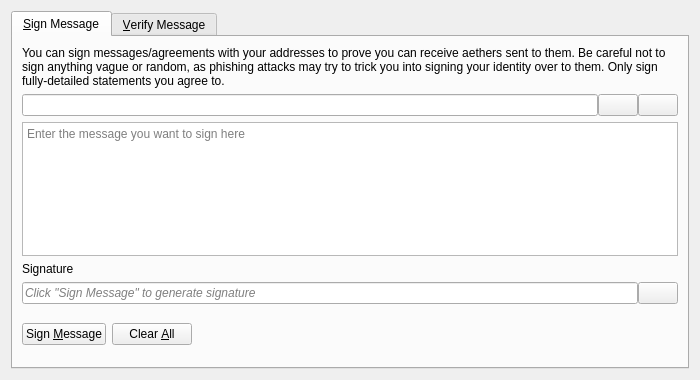
<?xml version="1.0" encoding="UTF-8"?>
<ui version="4.0">
 <class>SignVerifyMessageDialog</class>
 <widget class="QDialog" name="SignVerifyMessageDialog">
  <property name="geometry">
   <rect>
    <x>0</x>
    <y>0</y>
    <width>700</width>
    <height>380</height>
   </rect>
  </property>
  <property name="windowTitle">
   <string>Signatures - Sign / Verify a Message</string>
  </property>
  <property name="modal">
   <bool>true</bool>
  </property>
  <layout class="QVBoxLayout" name="verticalLayout">
   <item>
    <widget class="QTabWidget" name="tabWidget">
     <property name="currentIndex">
      <number>0</number>
     </property>
     <widget class="QWidget" name="tabSignMessage">
      <attribute name="title">
       <string>&amp;Sign Message</string>
      </attribute>
      <layout class="QVBoxLayout" name="verticalLayout_SM">
       <item>
        <widget class="QLabel" name="infoLabel_SM">
         <property name="text">
          <string>You can sign messages/agreements with your addresses to prove you can receive aethers sent to them. Be careful not to sign anything vague or random, as phishing attacks may try to trick you into signing your identity over to them. Only sign fully-detailed statements you agree to.</string>
         </property>
         <property name="textFormat">
          <enum>Qt::PlainText</enum>
         </property>
         <property name="wordWrap">
          <bool>true</bool>
         </property>
        </widget>
       </item>
       <item>
        <layout class="QHBoxLayout" name="horizontalLayout_1_SM">
         <property name="spacing">
          <number>0</number>
         </property>
         <item>
          <widget class="QValidatedLineEdit" name="addressIn_SM">
           <property name="toolTip">
            <string>The Aether address to sign the message with</string>
           </property>
          </widget>
         </item>
         <item>
          <widget class="QPushButton" name="addressBookButton_SM">
           <property name="toolTip">
            <string>Choose previously used address</string>
           </property>
           <property name="text">
            <string/>
           </property>
           <property name="icon">
            <iconset resource="../aether.qrc">
             <normaloff>:/icons/address-book</normaloff>:/icons/address-book</iconset>
           </property>
           <property name="shortcut">
            <string>Alt+A</string>
           </property>
           <property name="autoDefault">
            <bool>false</bool>
           </property>
          </widget>
         </item>
         <item>
          <widget class="QPushButton" name="pasteButton_SM">
           <property name="toolTip">
            <string>Paste address from clipboard</string>
           </property>
           <property name="text">
            <string/>
           </property>
           <property name="icon">
            <iconset resource="../aether.qrc">
             <normaloff>:/icons/editpaste</normaloff>:/icons/editpaste</iconset>
           </property>
           <property name="shortcut">
            <string>Alt+P</string>
           </property>
           <property name="autoDefault">
            <bool>false</bool>
           </property>
          </widget>
         </item>
        </layout>
       </item>
       <item>
        <widget class="QPlainTextEdit" name="messageIn_SM">
         <property name="toolTip">
          <string>Enter the message you want to sign here</string>
         </property>
         <property name="placeholderText">
          <string>Enter the message you want to sign here</string>
         </property>
        </widget>
       </item>
       <item>
        <widget class="QLabel" name="signatureLabel_SM">
         <property name="text">
          <string>Signature</string>
         </property>
         <property name="textFormat">
          <enum>Qt::PlainText</enum>
         </property>
        </widget>
       </item>
       <item>
        <layout class="QHBoxLayout" name="horizontalLayout_2_SM">
         <property name="spacing">
          <number>0</number>
         </property>
         <item>
          <widget class="QLineEdit" name="signatureOut_SM">
           <property name="placeholderText">
            <string>Click "Sign Message" to generate signature</string>
           </property>
           <property name="font">
            <font>
             <italic>true</italic>
            </font>
           </property>
           <property name="readOnly">
            <bool>true</bool>
           </property>
          </widget>
         </item>
         <item>
          <widget class="QPushButton" name="copySignatureButton_SM">
           <property name="toolTip">
            <string>Copy the current signature to the system clipboard</string>
           </property>
           <property name="text">
            <string/>
           </property>
           <property name="icon">
            <iconset resource="../aether.qrc">
             <normaloff>:/icons/editcopy</normaloff>:/icons/editcopy</iconset>
           </property>
           <property name="autoDefault">
            <bool>false</bool>
           </property>
          </widget>
         </item>
        </layout>
       </item>
       <item>
        <layout class="QHBoxLayout" name="horizontalLayout_3_SM">
         <item>
          <widget class="QPushButton" name="signMessageButton_SM">
           <property name="toolTip">
            <string>Sign the message to prove you own this Aether address</string>
           </property>
           <property name="text">
            <string>Sign &amp;Message</string>
           </property>
           <property name="icon">
            <iconset resource="../aether.qrc">
             <normaloff>:/icons/edit</normaloff>:/icons/edit</iconset>
           </property>
           <property name="autoDefault">
            <bool>false</bool>
           </property>
          </widget>
         </item>
         <item>
          <widget class="QPushButton" name="clearButton_SM">
           <property name="toolTip">
            <string>Reset all sign message fields</string>
           </property>
           <property name="text">
            <string>Clear &amp;All</string>
           </property>
           <property name="icon">
            <iconset resource="../aether.qrc">
             <normaloff>:/icons/remove</normaloff>:/icons/remove</iconset>
           </property>
           <property name="autoDefault">
            <bool>false</bool>
           </property>
          </widget>
         </item>
         <item>
          <spacer name="horizontalSpacer_1_SM">
           <property name="orientation">
            <enum>Qt::Horizontal</enum>
           </property>
           <property name="sizeHint" stdset="0">
            <size>
             <width>40</width>
             <height>48</height>
            </size>
           </property>
          </spacer>
         </item>
         <item>
          <widget class="QLabel" name="statusLabel_SM">
           <property name="font">
            <font>
             <weight>75</weight>
             <bold>true</bold>
            </font>
           </property>
           <property name="text">
            <string/>
           </property>
           <property name="wordWrap">
            <bool>true</bool>
           </property>
          </widget>
         </item>
         <item>
          <spacer name="horizontalSpacer_2_SM">
           <property name="orientation">
            <enum>Qt::Horizontal</enum>
           </property>
           <property name="sizeHint" stdset="0">
            <size>
             <width>40</width>
             <height>48</height>
            </size>
           </property>
          </spacer>
         </item>
        </layout>
       </item>
      </layout>
     </widget>
     <widget class="QWidget" name="tabVerifyMessage">
      <attribute name="title">
       <string>&amp;Verify Message</string>
      </attribute>
      <layout class="QVBoxLayout" name="verticalLayout_VM">
       <item>
        <widget class="QLabel" name="infoLabel_VM">
         <property name="text">
          <string>Enter the receiver's address, message (ensure you copy line breaks, spaces, tabs, etc. exactly) and signature below to verify the message. Be careful not to read more into the signature than what is in the signed message itself, to avoid being tricked by a man-in-the-middle attack. Note that this only proves the signing party receives with the address, it cannot prove sendership of any transaction!</string>
         </property>
         <property name="textFormat">
          <enum>Qt::PlainText</enum>
         </property>
         <property name="alignment">
          <set>Qt::AlignLeading|Qt::AlignLeft|Qt::AlignTop</set>
         </property>
         <property name="wordWrap">
          <bool>true</bool>
         </property>
        </widget>
       </item>
       <item>
        <layout class="QHBoxLayout" name="horizontalLayout_1_VM">
         <property name="spacing">
          <number>0</number>
         </property>
         <item>
          <widget class="QValidatedLineEdit" name="addressIn_VM">
           <property name="toolTip">
            <string>The Aether address the message was signed with</string>
           </property>
          </widget>
         </item>
         <item>
          <widget class="QPushButton" name="addressBookButton_VM">
           <property name="toolTip">
            <string>Choose previously used address</string>
           </property>
           <property name="text">
            <string/>
           </property>
           <property name="icon">
            <iconset resource="../aether.qrc">
             <normaloff>:/icons/address-book</normaloff>:/icons/address-book</iconset>
           </property>
           <property name="shortcut">
            <string>Alt+A</string>
           </property>
           <property name="autoDefault">
            <bool>false</bool>
           </property>
          </widget>
         </item>
        </layout>
       </item>
       <item>
        <widget class="QPlainTextEdit" name="messageIn_VM">
          <property name="toolTip">
            <string>The signed message to verify</string>
          </property>
          <property name="placeholderText">
            <string>The signed message to verify</string>
          </property>
        </widget>
       </item>
       <item>
        <widget class="QValidatedLineEdit" name="signatureIn_VM">
          <property name="toolTip">
            <string>The signature given when the message was signed</string>
          </property>
          <property name="placeholderText">
            <string>The signature given when the message was signed</string>
          </property>
        </widget>
       </item>
       <item>
        <layout class="QHBoxLayout" name="horizontalLayout_2_VM">
         <item>
          <widget class="QPushButton" name="verifyMessageButton_VM">
           <property name="toolTip">
            <string>Verify the message to ensure it was signed with the specified Aether address</string>
           </property>
           <property name="text">
            <string>Verify &amp;Message</string>
           </property>
           <property name="icon">
            <iconset resource="../aether.qrc">
             <normaloff>:/icons/transaction_0</normaloff>:/icons/transaction_0</iconset>
           </property>
           <property name="autoDefault">
            <bool>false</bool>
           </property>
          </widget>
         </item>
         <item>
          <widget class="QPushButton" name="clearButton_VM">
           <property name="toolTip">
            <string>Reset all verify message fields</string>
           </property>
           <property name="text">
            <string>Clear &amp;All</string>
           </property>
           <property name="icon">
            <iconset resource="../aether.qrc">
             <normaloff>:/icons/remove</normaloff>:/icons/remove</iconset>
           </property>
           <property name="autoDefault">
            <bool>false</bool>
           </property>
          </widget>
         </item>
         <item>
          <spacer name="horizontalSpacer_1_VM">
           <property name="orientation">
            <enum>Qt::Horizontal</enum>
           </property>
           <property name="sizeHint" stdset="0">
            <size>
             <width>40</width>
             <height>48</height>
            </size>
           </property>
          </spacer>
         </item>
         <item>
          <widget class="QLabel" name="statusLabel_VM">
           <property name="font">
            <font>
             <weight>75</weight>
             <bold>true</bold>
            </font>
           </property>
           <property name="text">
            <string/>
           </property>
           <property name="wordWrap">
            <bool>true</bool>
           </property>
          </widget>
         </item>
         <item>
          <spacer name="horizontalSpacer_2_VM">
           <property name="orientation">
            <enum>Qt::Horizontal</enum>
           </property>
           <property name="sizeHint" stdset="0">
            <size>
             <width>40</width>
             <height>48</height>
            </size>
           </property>
          </spacer>
         </item>
        </layout>
       </item>
      </layout>
     </widget>
    </widget>
   </item>
  </layout>
 </widget>
 <customwidgets>
  <customwidget>
   <class>QValidatedLineEdit</class>
   <extends>QLineEdit</extends>
   <header>qt/qvalidatedlineedit.h</header>
  </customwidget>
 </customwidgets>
 <resources>
  <include location="../aether.qrc"/>
 </resources>
 <connections/>
</ui>
